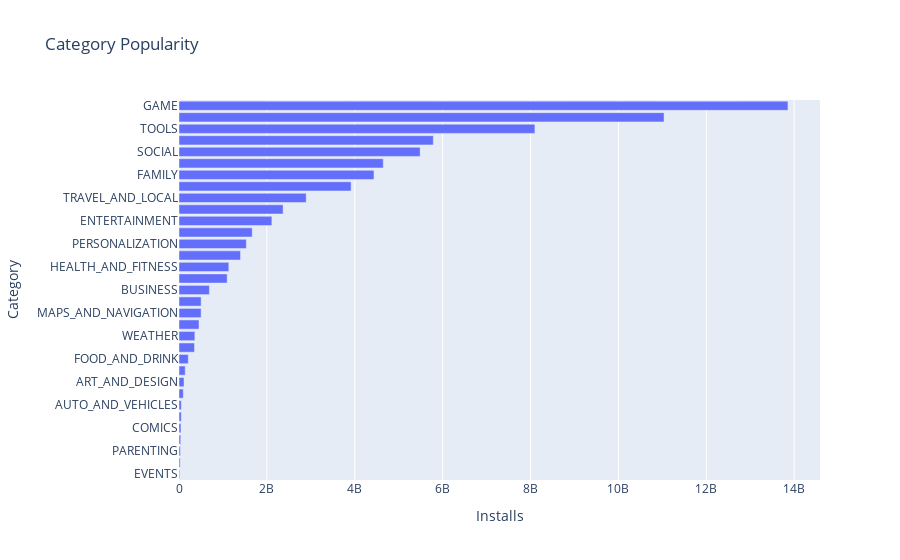

The code cell stored with this chart in its notebook:
### Markdown cell above
### Horizontal Bar Chart - Most Popular Categories (Highest Downloads)

### Code cell
chart = px.bar(df_apps[["Installs", "Category"]].groupby("Category").sum().sort_values("Installs", ascending=True), orientation="h", title="Category Popularity", x="Installs")
chart.show()

### Figure 1 — Plotly figure (JSON) as saved in the notebook; plotly's stock layout.template omitted (floating-point values rounded to 4 significant figures)
{"data": [{"alignmentgroup": "True", "hovertemplate": "Installs=%{x}<br>Category=%{y}<extra></extra>", "legendgroup": "", "marker": {"color": "#636efa", "pattern": {"shape": ""}}, "name": "", "offsetgroup": "", "orientation": "h", "showlegend": false, "textposition": "auto", "type": "bar", "x": [15949410, 26916200, 31116110, 39162676, 44931100, 52083000, 53129800, 97082000, 114233100, 140912410, 211677750, 352852000, 361096500, 455249400, 503267560, 503611120, 692018120, 1096431465, 1134006220, 1400331540, 1532352930, 1665791655, 2113660000, 2369110650, 2894859300, 3916897200, 4437554490, 4649143130, 5487841475, 5788070180, 8099724500, 11039241530, 13858762717], "xaxis": "x", "y": ["EVENTS", "BEAUTY", "PARENTING", "MEDICAL", "COMICS", "LIBRARIES_AND_DEMO", "AUTO_AND_VEHICLES", "HOUSE_AND_HOME", "ART_AND_DESIGN", "DATING", "FOOD_AND_DRINK", "EDUCATION", "WEATHER", "FINANCE", "MAPS_AND_NAVIGATION", "LIFESTYLE", "BUSINESS", "SPORTS", "HEALTH_AND_FITNESS", "SHOPPING", "PERSONALIZATION", "BOOKS_AND_REFERENCE", "ENTERTAINMENT", "NEWS_AND_MAGAZINES", "TRAVEL_AND_LOCAL", "VIDEO_PLAYERS", "FAMILY", "PHOTOGRAPHY", "SOCIAL", "PRODUCTIVITY", "TOOLS", "COMMUNICATION", "GAME"], "yaxis": "y"}], "layout": {"barmode": "relative", "legend": {"tracegroupgap": 0}, "title": {"text": "Category Popularity"}, "xaxis": {"anchor": "y", "domain": [0, 1], "title": {"text": "Installs"}}, "yaxis": {"anchor": "x", "domain": [0, 1], "title": {"text": "Category"}}}}
